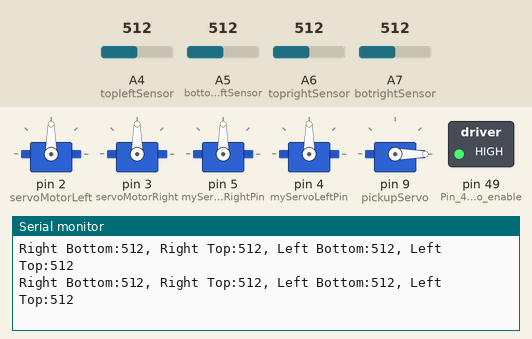
The sketch below on a simulated Arduino Mega 2560, built with avr-gcc and run on an emulated ATmega2560. On the bench: 5 × servo, switched loads named in the sketch (green lamp = pin HIGH), the last lines printed to the serial monitor. The inputs (shaded band) are chosen by the test bench; at power-on: A4 (topleftSensor) = 512, A5 (bottomleftSensor) = 512, A6 (toprightSensor) = 512, A7 (botrightSensor) = 512.

Above: at 1.3 s.
1.4 s: A4 (topleftSensor) set to 110
At 1.56 s:
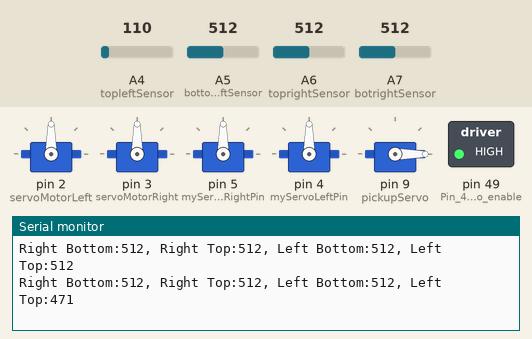
4.4 s: A4 (topleftSensor) set to 90
At 4.42 s:
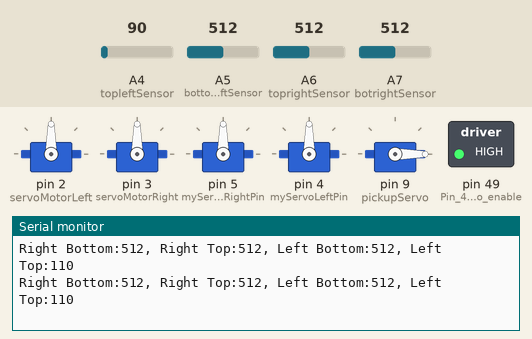
7.4 s: A5 (bottomleftSensor) set to 105
At 7.44 s:
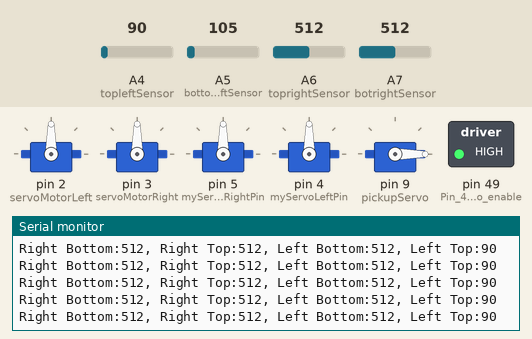
10.4 s: A5 (bottomleftSensor) set to 91
At 10.46 s:
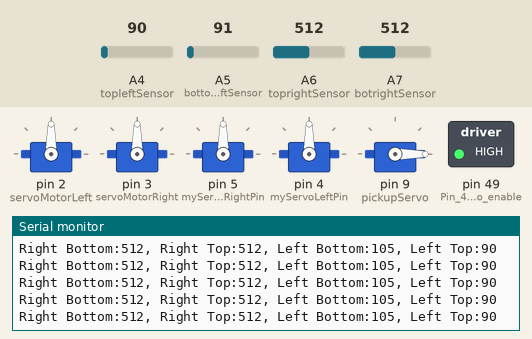
13.4 s: A6 (toprightSensor) set to 109
At 13.43 s:
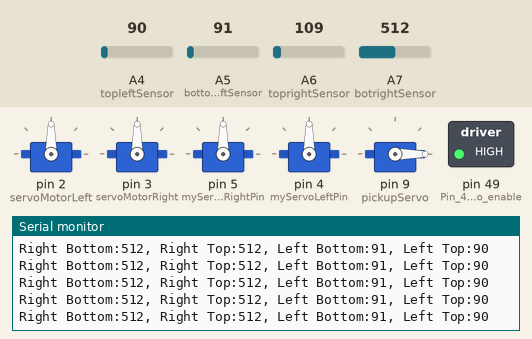
16.4 s: A6 (toprightSensor) set to 93
At 16.46 s:
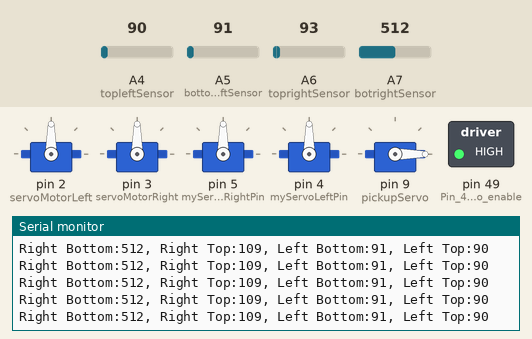
Timing chart, 0 to 19.4 s (numbered marks = the images above; inputs shaded):
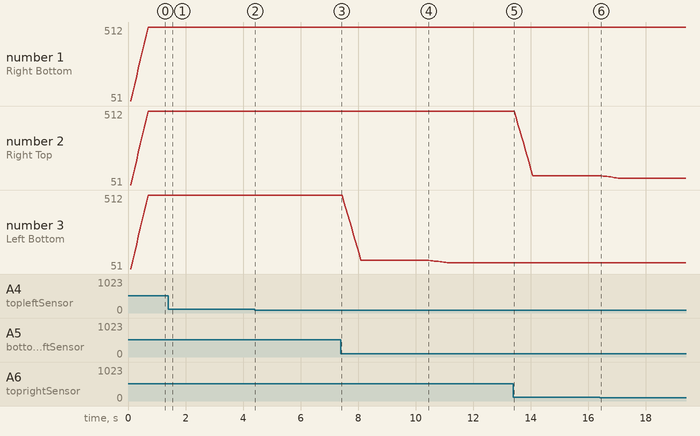

The sketch:

working.ino
```cpp
#include "IRfilter.h"

#include <SharpIR.h>
//SharpIR right( SharpIR::GP2Y0A41SK0F, A1 );
//SharpIR left( SharpIR::GP2Y0A41SK0F, A0 );
//SharpIR front( SharpIR::GP2Y0A21YK0F, A2 );

#define AVERAGE false
#define DIFF_HEIGHT_RATIO 80
#define SENSOR_RATIO_CAL 20
#include <Servo.h>
#include<stdio.h>

int analogPin0 = A0; // setting the read pin to A0 RIGHT
int analogPin1 = A1; //LEFT
int analogPin2 = A2; // setting the read pin to A0 //FRONT RIGHT
int analogPin3 = A3; //FRONT LEFT
int toprightSensor = A6; // green LED (differenetial height)
int botrightSensor = A7; // red LED
int topleftSensor = A4;
int bottomleftSensor = A5;

int pos = 0;        // position of servo
bool directFlag = 0;// flag for servo
long compare_right;
long compare_left;
int angle = 0;
bool spinRightFlag = 0;
bool spinLeftFlag = 0;
int weight_pos;


Servo servoMotorLeft;      // create servo object to control a servo
Servo servoMotorRight;      // create servo object to control a servo
Servo myServoRight;            // for differential height servo
Servo myServoLeft;
Servo pickupServo;

mySense tr_sensr(toprightSensor);    // (differenetial height) top right
mySense br_sensr(botrightSensor);  // bottom right
mySense tl_sensr(topleftSensor);  //top left
mySense bl_sensr(bottomleftSensor);  // bottom left

mySense lsensr(analogPin0);
mySense rsensr(analogPin1);
mySense frsensr(analogPin2);
mySense flsensr(analogPin3);

int myServoRightPin = 5;
int myServoLeftPin = 4;

void setup() { // runs once at the begining
  servoMotorLeft.attach(2);  // attaches the servo pin 3 to the servo object
  servoMotorRight.attach(3);  // attaches the servo pin 2 to the servo object
  myServoRight.attach(myServoRightPin);                   // attached servo on pin () to ervo object
  myServoLeft.attach(myServoLeftPin);
  myServoRight.write(90);                    // set servo to mid point
  myServoLeft.write(90);                    // set servo to mid point
  pickupServo.attach(9);
  pickupServo.write(0);
  pinMode(49, OUTPUT);                 //Pin 49 is used to enable IO power
  digitalWrite(49, 1);                 //Enable IO power on main CPU board
  pinMode(analogPin0, INPUT);
  pinMode(analogPin1, INPUT);
  pinMode(analogPin2, INPUT);
  pinMode(analogPin3, INPUT);
  pinMode(toprightSensor, INPUT);
  pinMode(botrightSensor, INPUT);
  pinMode(topleftSensor, INPUT);
  pinMode(bottomleftSensor, INPUT);


  Serial.begin(9600); // setting the baud rate

  // differential height
  pinMode(49, OUTPUT);                 //Pin 49 is used to enable IO power
  digitalWrite(49, 1);                 //Enable IO power on main CPU board
  delay(100);
}

//void go_forward() {
//  Serial.print("GO FORWARD ");
//  servoMotorLeft.writeMicroseconds(2000);
//  servoMotorRight.writeMicroseconds(2000);
//}
//
//void go_back() {
//  Serial.print("GO BACKWARDS ");
//  servoMotorLeft.writeMicroseconds(1100);
//  servoMotorRight.writeMicroseconds(1100);
//}
//
//void turn_left(){
//  Serial.print("TURN LEFT ");
//  servoMotorLeft.writeMicroseconds(1100);      //Forward Slow
//  servoMotorRight.writeMicroseconds(2000);
//}
//
//void turn_right(){
//  Serial.print("TURN RIGHT ");
//  servoMotorRight.writeMicroseconds(1100);      //Forward Slow
//  servoMotorLeft.writeMicroseconds(2000);
//}
//
//void stationary(){
//  Serial.print("STOP ");
//  servoMotorRight.writeMicroseconds(1500);
//  servoMotorLeft.writeMicroseconds(1500);
//}
//
//void spin_right(){
//  Serial.print("SPIN RIGHT ");
//  servoMotorRight.writeMicroseconds(1000);      //Forward Slow
//  servoMotorLeft.writeMicroseconds(2000);
//}
//
//void spin_left(){
//  Serial.print("SPIN LEFT ");
//  servoMotorLeft.writeMicroseconds(1000);      //Forward Slow
//  servoMotorRight.writeMicroseconds(2000);
//}
//
//


void loop() {
//
//go_forward();
//// Obstacle sensor detection polling
//  rsensr.poll();
//  lsensr.poll();
//  frsensr.poll();
//  flsensr.poll();
//
//// Differential height sensor polling
  tr_sensr.poll();
  br_sensr.poll();
  tl_sensr.poll();
  bl_sensr.poll();


//int dis = right.getDistance();
//  Serial.print("rig:");
//
// Serial.print(dis);
//   Serial.print("lef:");
//
// int lef = left.getDistance();
// Serial.print(lef);
//  Serial.print("fro:");
//
//int fro = front.getDistance();
// Serial.println(fro);

//Printing
//  Serial.print("Left:");
//  Serial.print(lsensr.avg);
//  Serial.print(", ");
//  Serial.print("Right:");
//  Serial.print(rsensr.avg);
//  Serial.print(", ");
//  Serial.print("Front left::");
//  Serial.print(flsensr.avg);
//  Serial.print(", ");
//  Serial.print("Front right::");
//  Serial.println(frsensr.avg);
//
  Serial.print("Right Bottom:");
  Serial.print(br_sensr.avg);
  Serial.print(", ");
  Serial.print("Right Top:");
  Serial.print(tr_sensr.avg);
  Serial.print(", ");
  Serial.print("Left Bottom:");
  Serial.print(bl_sensr.avg);
  Serial.print(", ");
  Serial.print("Left Top:");
  Serial.println(tl_sensr.avg);

//  delayMicroseconds(100);
//
//  ////CASE 1 MOVE FORWARD BOTH SENSORS SEE NOTHING, AND NO WEIGHT DETECTED
//  if ((frsensr.avg < 200)  && (flsensr.avg < 200) && (spinRightFlag == 0) && (spinLeftFlag == 0)) {
//    go_forward();
//    if ((rsensr.avg > 200) && (lsensr.avg < 200))  {
//      turn_left();
//    }
//
//    // Check if left sensor detects something, turn right if so
//    if ((rsensr.avg < 200) && (lsensr.avg > 200) && (spinRightFlag == 0)&& (spinLeftFlag == 0))  {
//      turn_right();
//    }
//
//  }
//
//  // CASE If either front sensor detect somthing
//  else if ((frsensr.avg > 200)  || (flsensr.avg > 200) && (spinRightFlag == 0)&& (spinLeftFlag == 0)) {
//
//    // Check if right sensor detects something, turn left if so
//    if ((rsensr.avg > 300) && (lsensr.avg < 300))  {
//      turn_left();
//    }
//
//    // Check if left sensor detects something, turn right if so
//    if ((rsensr.avg < 300) && (lsensr.avg > 300) && (spinRightFlag == 0)&& (spinLeftFlag == 0))  {
//      turn_right();
//    }
//
//    // If left and right sensor detect nothing, turn left (CHANGE THIS LATER)
//    if ((rsensr.avg < 300) && (lsensr.avg < 300) && (spinRightFlag == 0)&& (spinLeftFlag == 0))  {
//      turn_left();
//    }
//
//    // If both left and right sensor detects something
//    if ((rsensr.avg > 200) && (lsensr.avg > 200) && (spinRightFlag == 0)&& (spinLeftFlag == 0))  {
//      go_back();
//    }
//
//  }


// Pick up mechanism servo, continuous rotation
//Serial.print(angle);
//angle += 5;
//if (angle >= 360) {
//  angle == 0;
//}
//pickupServo.write(angle);
//
//
// // DIFFERENTIAL HEIGH SERVO ROTATION
//  if (pos < 1) {
//    directFlag = 0;
//    Serial.println("directFlag = 0");
//  }
//  if (pos > 110) {
//    directFlag = 1;
//  }
//
//  if (directFlag == 0){
//    pos += 5;
//    Serial.print("pos = ");
//    Serial.print(pos );
//  }
//  if (directFlag == 1) {
//    pos -= 5;
//    Serial.print("pos = ");
//    Serial.println(pos );
//  }
//
////
////
////
//  // Differential Height Sensor Detection AND NAVIGATION
////
//    myServoRight.write(pos);
//    myServoLeft.write(180-pos);
//  compare_right = br_sensr.avg - tr_sensr.avg;
//  compare_left = bl_sensr.avg - tl_sensr.avg;
//  //Serial.print(compare);
//  //Serial.print(" - ");
//  if (compare_right > DIFF_HEIGHT_RATIO) {
////    Serial.print("Weight Detected! ");
//    spinRightFlag = 1;
//    weight_pos = myServoRight.read();   // read weight position from servo
////    Serial.print("Position: ");
////    Serial.print(weight_pos);
//    stationary();   // stop the robot
//
//
//    if (weight_pos < 30) {
//      spin_right();
//      delay(50);
//      spinRightFlag = 0;
//    }
//    else if (weight_pos < 60) { // && weight_pos > 30
//      spin_right();
//      delay(100);
//      spinRightFlag = 0;
//
//    }
//
//    else if (weight_pos < 90) { // && weight_pos > 60
//      spin_right();
//      delay(150);
//      spinRightFlag = 0;
//
//    }
//
//       else if (weight_pos < 130) { // && weight_pos > 90
//      spin_right();
//      delay(200);
//      spinRightFlag = 0;
//
//    }
//    //int detected_pos = myServoRight.read();
//  }
//   else if ((compare_left > DIFF_HEIGHT_RATIO)) {
////    Serial.print("Weight Detected! ");
//      spinLeftFlag = 1;
//    weight_pos = myServoLeft.read();   // read weight position from servo
////    Serial.print("Position: ");
////    Serial.print(weight_pos);
//    stationary();   // stop the robot
//    if (weight_pos < 30) {
//      spin_left();
//      delay(50);
//      spinLeftFlag = 0;
//
//    }
//   else if (weight_pos < 60 && weight_pos > 30) {
//      spin_left();
//      delay(100);
//      spinLeftFlag = 0;
//
//    }
//
//       else if (weight_pos < 90 && weight_pos > 60) {
//      spin_left();
//      delay(150);
//      spinLeftFlag = 0;
//
//    }
//
//       else if (weight_pos < 130 && weight_pos > 90) {
//      spin_left();
//      delay(200);
//      spinLeftFlag = 0;
//
//    }
//    //int detected_pos = myServoRight.read();
//  }
//  else {
////    Serial.print("No Weight Detected");
////    myServoRight.write(pos);
////    myServoLeft.write(180-pos);
//  }
//
//Serial.print("Flag " );
//Serial.print(spinRightFlag );
//Serial.print("position " );
//Serial.println(pos );
//Serial.print("Left Flag " );
//Serial.print(spinLeftFlag );


//  Serial.write(13);
//  Serial.write(10);

}
```

IRfilter.h
```cpp
#ifndef IRfilter
#define IRfilter

#define CIRCBUFFSIZE 10

class mySense
{
private:
	int pin;
	long runSum = 0;
	int buffCount = 0;
	int buff[CIRCBUFFSIZE];
public:
	mySense(int pin);
	long avg;
	int val;

	void poll();

  int voltage();
};

#endif
```

IRfilterImport.cpp
```cpp
#include "IRfilter.h"
#include "Arduino.h"

mySense::mySense(int pin) {
  this->pin = pin;
  pinMode(pin, INPUT);
  buff[0] = analogRead(pin);
}

void mySense::poll() {
  val = analogRead(pin);

  runSum += val - buff[buffCount];

  buff[buffCount] = val;
  buffCount++;
  buffCount = buffCount % CIRCBUFFSIZE;

  avg = ((runSum * 1000) / CIRCBUFFSIZE) / 1000;
}

int mySense::voltage() {
  int voltage;
  return voltage = avg * (5000 / 1023);
}
```

Measured:
- after the input at 1.4 s, the serial monitor: prints a new line after 0.10 s (image 1)
- plotted number 2: 512 → 109 after the input at 13.4 s, 109 → 93 after the input at 16.4 s
- plotted number 3: 512 → 105 after the input at 7.4 s, 105 → 91 after the input at 10.4 s
